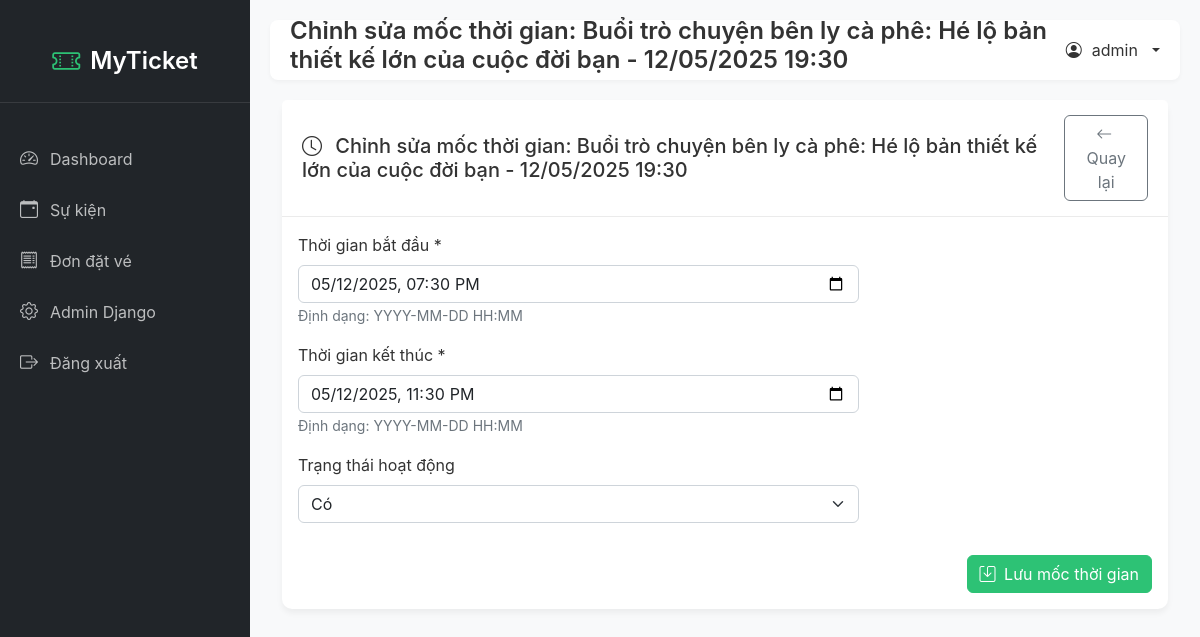
Screenshot of /admin-custom/sessions/12/edit/ (signed in) with the database file from the repository.
### app/models.py (models this page shows, shortened)
class EventSession(models.Model):
    event = models.ForeignKey(Event, on_delete=models.CASCADE, related_name='sessions', verbose_name="Sự kiện")
    start_time = models.DateTimeField(verbose_name="Thời gian bắt đầu")
    end_time = models.DateTimeField(verbose_name="Thời gian kết thúc", null=True, blank=True)
    is_active = models.BooleanField(default=True, verbose_name="Đang hoạt động")
    class Meta:
        verbose_name = "Mốc thời gian"
        verbose_name_plural = "Mốc thời gian"
        ordering = ['start_time']
    def __str__(self):
        return f"{self.event.title} - {self.start_time.strftime('%d/%m/%Y %H:%M')}"

### admin_custom/views.py (the view)
# urls.py: path('sessions/<int:session_id>/edit/', views.session_edit, name='session_edit'),
@login_required(login_url='/admin-custom/login/')
def session_edit(request, session_id):
    session = get_object_or_404(EventSession, id=session_id)
    event = session.event
    SessionForm = modelform_factory(EventSession, exclude=['event'], widgets={
        'start_time': DateTimeInput(attrs={'class': 'form-control', 'type': 'datetime-local'}),
        'end_time': DateTimeInput(attrs={'class': 'form-control', 'type': 'datetime-local'}),
        'is_active': Select(attrs={'class': 'form-select'}, choices=[(True, 'Có'), (False, 'Không')])
    })
    if request.method == 'POST':
        form = SessionForm(request.POST, instance=session)
        if form.is_valid():
            form.save()
            messages.success(request, f'Mốc thời gian đã được cập nhật.')
            return redirect('admin_custom:event_detail', event_id=event.id)
    else:
        form = SessionForm(instance=session)
    context = {
        'form': form,
        'event': event,
        'session': session,
        'title': f'Chỉnh sửa mốc thời gian: {session}'
    }
    return render(request, 'admin_custom/session_form.html', context)

### admin_custom/templates/admin_custom/session_form.html (shortened to what this page needs)
{% extends 'admin_custom/base.html' %}
{% block page_title %}{{ title }}{% endblock %}
{% block content %}
<div class="container-fluid">
    <div class="card">
        <div class="card-header d-flex justify-content-between align-items-center">
            <h5 class="mb-0">
                <i class="bi bi-clock me-2"></i> {{ title }}
            </h5>
            <a href="{% url 'admin_custom:event_detail' event.id %}" class="btn btn-outline-secondary">
                <i class="bi bi-arrow-left me-1"></i> Quay lại
            </a>
        </div>
        <div class="card-body">
            <form method="post">
                <div class="row">
                    <div class="col-lg-8">
                        <div class="mb-3">
                            <label for="{{ form.start_time.id_for_label }}" class="form-label">Thời gian bắt đầu *</label>
                            {{ form.start_time }}
                            <small class="form-text text-muted">Định dạng: YYYY-MM-DD HH:MM</small>
                        </div>
                        <div class="mb-3">
                            <label for="{{ form.end_time.id_for_label }}" class="form-label">Thời gian kết thúc *</label>
                            {{ form.end_time }}
                            <small class="form-text text-muted">Định dạng: YYYY-MM-DD HH:MM</small>
                        </div>
                        <div class="mb-3">
                            <label for="{{ form.is_active.id_for_label }}" class="form-label">Trạng thái hoạt động</label>
                            {{ form.is_active }}
                        </div>
                    </div>
                </div>
                <div class="text-end mt-3">
                    <button type="submit" class="btn btn-primary">
                        <i class="bi bi-save me-1"></i> Lưu mốc thời gian
                    </button>
                </div>
            </form>
        </div>
    </div>
</div>
{% endblock %}

### admin_custom/templates/admin_custom/base.html (shortened to what this page needs)
{% load static %}
<!DOCTYPE html>
<html lang="vi">
<head>
    <link href="https://cdn.jsdelivr.net/npm/bootstrap@5.2.3/dist/css/bootstrap.min.css" rel="stylesheet">
    <link rel="stylesheet" href="https://cdn.jsdelivr.net/npm/bootstrap-icons@1.10.0/font/bootstrap-icons.css">
</head>
<body>
    <div class="sidebar">
        <div class="sidebar-header">
            <a href="{% url 'admin_custom:dashboard' %}" class="sidebar-brand">
                <i class="bi bi-ticket-perforated"></i>
                <span>MyTicket</span>
            </a>
        </div>
        <ul class="sidebar-menu">
            <li>
                <a href="{% url 'admin_custom:dashboard' %}" class="{% if request.path == '/admin-custom/' %}active{% endif %}">
                    <i class="bi bi-speedometer2"></i>
                    <span>Dashboard</span>
                </a>
            </li>
            <li>
                <a href="{% url 'admin_custom:event_list' %}" class="{% if '/admin-custom/events/' in request.path %}active{% endif %}">
                    <i class="bi bi-calendar-event"></i>
                    <span>Sự kiện</span>
                </a>
            </li>
            <li>
                <a href="{% url 'admin_custom:booking_list' %}" class="{% if '/admin-custom/bookings/' in request.path %}active{% endif %}">
                    <i class="bi bi-receipt"></i>
                    <span>Đơn đặt vé</span>
                </a>
            </li>
            <li>
                <a href="/admin/">
                    <i class="bi bi-gear"></i>
                    <span>Admin Django</span>
                </a>
            </li>
            <li>
                <a href="{% url 'admin_custom:logout' %}">
                    <i class="bi bi-box-arrow-right"></i>
                    <span>Đăng xuất</span>
                </a>
            </li>
        </ul>
    </div>
    <div class="main-content">
        <div class="header">
            <h1 class="page-title">{% block page_title %}Dashboard{% endblock %}</h1>
            <div class="user-dropdown">
                <a href="#" class="dropdown-toggle" data-bs-toggle="dropdown">
                    <i class="bi bi-person-circle"></i>
                    <span>{{ request.user.username }}</span>
                </a>
            </div>
        </div>
        {% block content %}{% endblock %}
    </div>
</body>
</html>

### admin_custom/templates/admin_custom/base.html (style rules this page uses)
:root { --primary-color: #2dc275; --primary-hover: #239a5f; --sidebar-width: 250px; --header-height: 60px; }
body { font-family: 'Inter', 'Nunito', sans-serif; background-color: #f8f9fa; color: #333; }
.sidebar { width: var(--sidebar-width); height: 100vh; position: fixed; left: 0; top: 0; background-color: #212529; color: #fff; padding: 20px 0; transition: all 0.3s; z-index: 999; }
.sidebar-header { padding: 20px; text-align: center; border-bottom: 1px solid rgba(255, 255, 255, 0.1); }
.sidebar-brand { font-size: 24px; font-weight: 600; color: #fff; display: flex; align-items: center; justify-content: center; text-decoration: none; }
.sidebar-brand i { color: var(--primary-color); font-size: 28px; margin-right: 10px; }
.sidebar-menu { padding: 0; list-style: none; margin-top: 30px; }
.sidebar-menu li { padding: 0; margin: 0; }
.sidebar-menu li a { padding: 12px 20px; color: rgba(255, 255, 255, 0.7); display: flex; align-items: center; transition: all 0.3s; text-decoration: none; }
.sidebar-menu li a i { margin-right: 12px; font-size: 18px; }
.main-content { margin-left: var(--sidebar-width); min-height: 100vh; padding: 20px; transition: all 0.3s; }
.header { background-color: #fff; height: var(--header-height); padding: 0 20px; display: flex; align-items: center; justify-content: space-between; box-shadow: 0 2px 4px rgba(0, 0, 0, 0.04); margin-bottom: 20px; border-radius: 8px; }
.page-title { font-size: 24px; font-weight: 600; color: #333; }
.user-dropdown { position: relative; }
.user-dropdown > a { color: #333; text-decoration: none; display: flex; align-items: center; gap: 10px; }
.btn-primary { background-color: var(--primary-color); border-color: var(--primary-color); }
.card { border: none; border-radius: 10px; box-shadow: 0 4px 6px rgba(0, 0, 0, 0.05); margin-bottom: 20px; }
.card-header { background-color: #fff; border-bottom: 1px solid rgba(0, 0, 0, 0.08); padding: 15px 20px; font-weight: 600; font-size: 18px; }

### rows the page displays
EventSession: start_time "05/12/2025 19:30", end_time "05/12/2025 23:30", is_active "Có"

### other values shown
{{ title }} "Chỉnh sửa mốc thời gian: Buổi trò chuyện bên ly cà phê: Hé lộ bản thiết kế lớn của cuộc đời bạn - 12/05/2025 19:30"
{{ request.user.username }} "admin"
